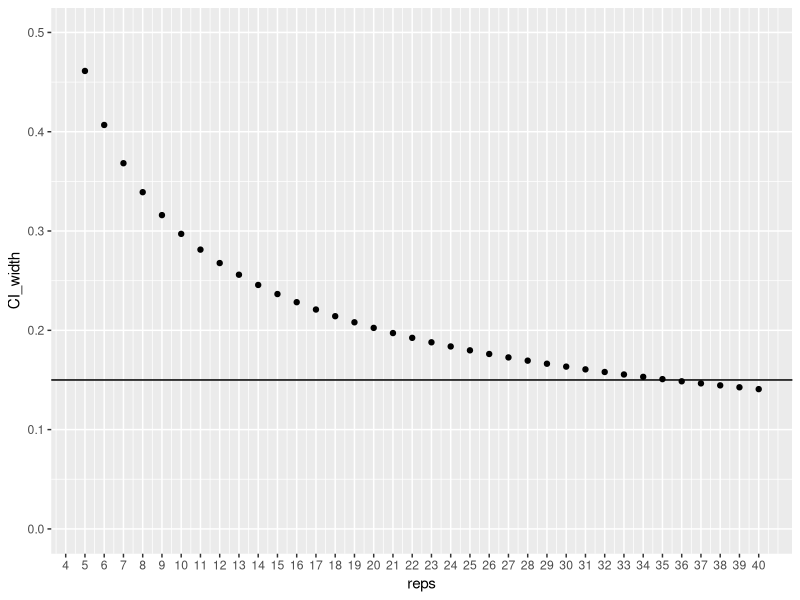

This chart was generated by the following R code:
## ---- chunk 1
library(tidyverse)
## ---- chunk 2
reps <- 5:40
sigma2_e <- .1
alpha <- .05

t_value <- qt(1-alpha/2, df = (reps-1)*2)
se_thetahat <- sqrt(2*sigma2_e / reps)

data.frame(reps, 
           CI_width = t_value*se_thetahat) |> 
  ggplot(aes(reps, CI_width))+
  geom_point()+
  coord_cartesian(ylim = c(0, .5))+
  scale_x_continuous(breaks = 1:40)+
  geom_hline(yintercept = .15)
